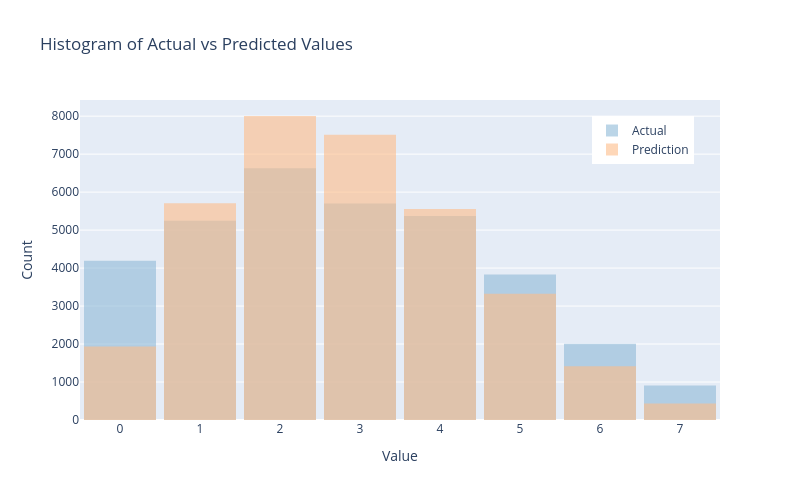

Notebook code cell kept with this figure:
### Code cell
plot_hist_plotly(results_test['actual'], results_test['prediction'])

### Figure 1 — Plotly figure (JSON) as saved in the notebook; plotly's stock layout.template omitted (floating-point values rounded to 4 significant figures; data arrays with more than 128 entries replaced by an {"elided": "..."} marker saying what was removed)
{"data": [{"marker": {"color": "#8fbad8"}, "name": "Actual", "opacity": 0.6, "type": "histogram", "x": {"elided": "33886 int values"}, "xbins": {"end": 7.5, "size": 1, "start": -0.5}}, {"marker": {"color": "#febd89"}, "name": "Prediction", "opacity": 0.6, "type": "histogram", "x": {"elided": "33886 int values"}, "xbins": {"end": 7.5, "size": 1, "start": -0.5}}], "layout": {"bargap": 0.1, "barmode": "overlay", "height": 500, "legend": {"x": 0.8, "y": 0.95}, "title": {"text": "Histogram of Actual vs Predicted Values<br>"}, "width": 800, "xaxis": {"dtick": 1, "tick0": 0, "tickmode": "linear", "title": {"text": "Value"}}, "yaxis": {"title": {"text": "Count"}}}}
